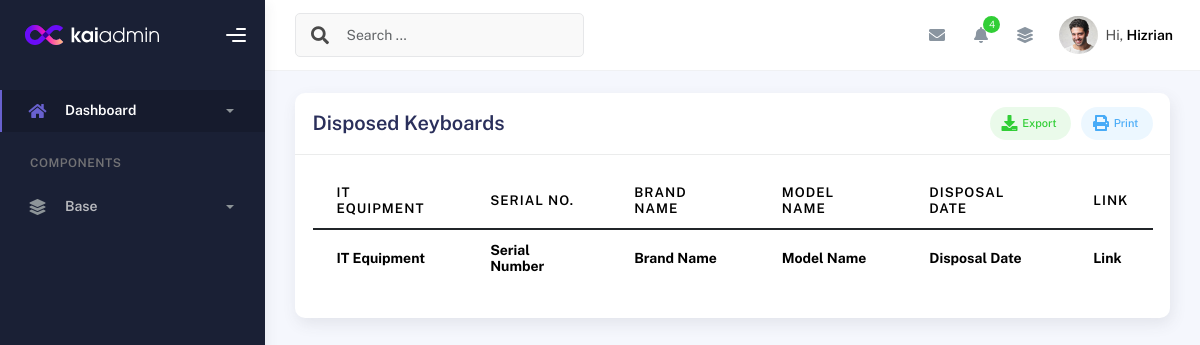
Page /disposed_keyboards/ on the earlier database version.
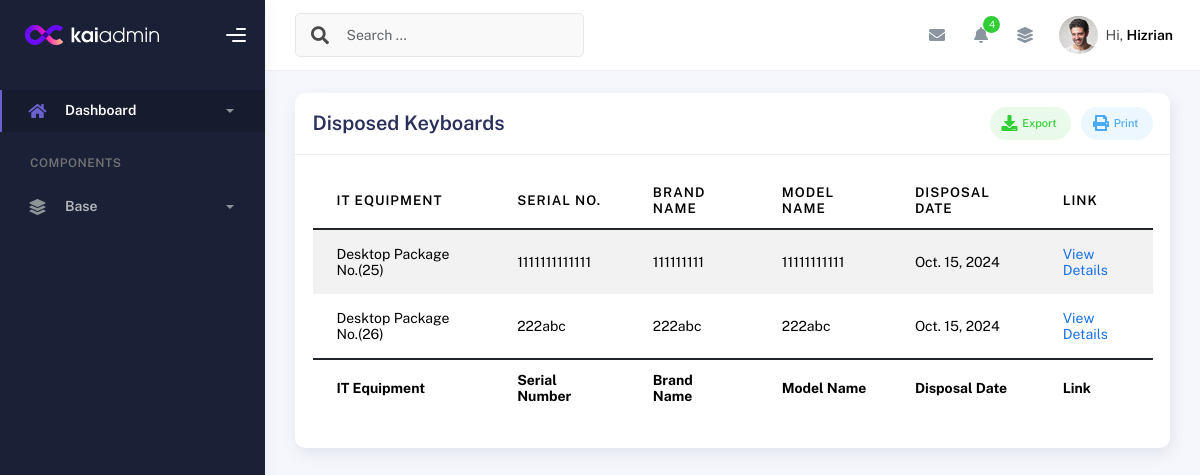
Same page on the later database version.
### inventory/models.py (models this page shows, shortened)
class DisposedKeyboard(models.Model):
    keyboard = models.ForeignKey(KeyboardDetails, on_delete=models.CASCADE)
    disposal_date = models.DateField(default=timezone.now)

class KeyboardDetails(models.Model):
    id = models.IntegerField(primary_key=True)  # Allow manual assignment
    desktop_package = models.ForeignKey(Desktop_Package, related_name='keyboards', on_delete=models.CASCADE)
    keyboard_sn = models.CharField(max_length=255)
    brand = models.CharField(max_length=255)
    model = models.CharField(max_length=255)
    is_disposed = models.BooleanField(default=False)  # To indicate if the keyboard is disposed

class Desktop_Package(models.Model):
    is_disposed = models.BooleanField(default=False)
    disposal_date = models.DateField(null=True, blank=True)
    created_at = models.DateTimeField(auto_now_add=True)
    updated_at = models.DateTimeField(auto_now=True)
    def __str__(self):
        return f"Desktop Package No.({self.pk})"

### inventory/views.py (the view)
# urls.py: path('disposed_keyboards/', views.disposed_keyboards, name='disposed_keyboards'),
def disposed_keyboards(request):
    disposed_keyboards = DisposedKeyboard.objects.all()
    return render(request, 'disposed_keyboards.html', {'disposed_keyboards': disposed_keyboards})

### templates/disposed_keyboards.html (shortened to what this page needs)
{% extends 'base.html' %}
{% block content %}
<div class="container">
  <div class="page-inner">
    <div class="row">
      <div class="col-md-12">
        <div class="card">
          <div class="card-header">
            <div class="card-head-row">
              <h4 class="card-title">Disposed Keyboards</h4>
              <div class="card-tools">
                <a href="#" class="btn btn-label-success btn-round btn-sm me-2">
                  Export
                </a>
                <a href="#" class="btn btn-label-info btn-round btn-sm">
                  Print
                </a>
              </div>
            </div>
          </div>
          <div class="card-body">
            <div class="table-responsive">
              <table id="disposed-keyboards-table" class="display table table-striped table-hover">
                <thead>
                  <tr>
                    <th>IT Equipment</th>
                    <th>Serial No.</th>
                    <th>Brand Name</th>
                    <th>Model Name</th>
                    <th>Disposal Date</th>
                    <th>Link</th>
                  </tr>
                </thead>
                <tfoot>
                  <tr>
                    <th>IT Equipment</th>
                    <th>Serial Number</th>
                    <th>Brand Name</th>
                    <th>Model Name</th>
                    <th>Disposal Date</th>
                    <th>Link</th>
                  </tr>
                </tfoot>
                <tbody>
                  {% for disposed_keyboard in disposed_keyboards %}
                  <tr>
                    <td>{{ disposed_keyboard.keyboard.desktop_package }}</td>
                    <td>{{ disposed_keyboard.keyboard.keyboard_sn }}</td>
                    <td>{{ disposed_keyboard.keyboard.brand }}</td>
                    <td>{{ disposed_keyboard.keyboard.model }}</td>
                    <td>{{ disposed_keyboard.disposal_date }}</td>
                    <td>
                      <a href="{% url 'desktop_detailed_view' disposed_keyboard.keyboard.desktop_package.id %}">
                        <span class="sub-item">View Details</span>
                      </a>
                    </td>
                  </tr>
                  {% endfor %}
                </tbody>
              </table>
            </div>
          </div>
        </div>
      </div>
    </div>
  </div>
</div>
{% endblock %}

Differences in the rows shown:
added DisposedKeyboard: keyboard.desktop_package "Desktop Package No.(25)", keyboard.keyboard_sn "1111111111111", keyboard.brand "111111111", keyboard.model "11111111111", disposal_date "Oct. 15, 2024"
added DisposedKeyboard: keyboard.desktop_package "Desktop Package No.(26)", keyboard.keyboard_sn "222abc", keyboard.brand "222abc", keyboard.model "222abc", disposal_date "Oct. 15, 2024"
